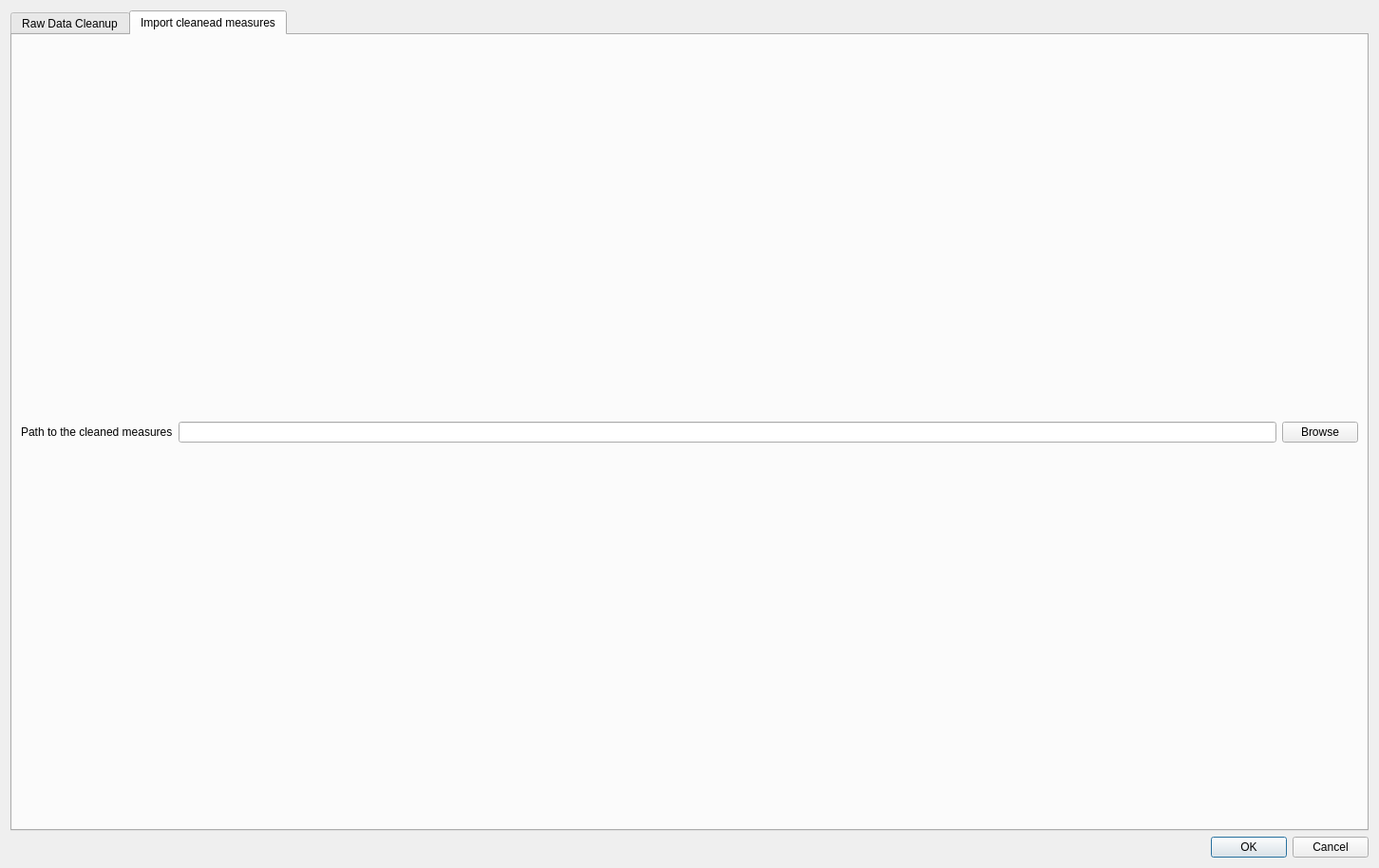
<?xml version="1.0" encoding="UTF-8"?>
<ui version="4.0">
 <class>Dialog</class>
 <widget class="QDialog" name="Dialog">
  <property name="geometry">
   <rect>
    <x>0</x>
    <y>0</y>
    <width>1452</width>
    <height>914</height>
   </rect>
  </property>
  <property name="windowTitle">
   <string>Dialog</string>
  </property>
  <layout class="QVBoxLayout" name="verticalLayout_2">
   <item>
    <layout class="QVBoxLayout" name="verticalLayout" stretch="0,0">
     <item>
      <widget class="QTabWidget" name="tabWidget">
       <property name="currentIndex">
        <number>1</number>
       </property>
       <widget class="QWidget" name="tabCleanRaw">
        <property name="maximumSize">
         <size>
          <width>16777215</width>
          <height>16777215</height>
         </size>
        </property>
        <attribute name="title">
         <string>Raw Data Cleanup</string>
        </attribute>
        <layout class="QHBoxLayout" name="horizontalLayout_2">
         <item>
          <layout class="QHBoxLayout" name="horizontalLayout" stretch="1,0">
           <item>
            <layout class="QVBoxLayout" name="verticalLayout_5">
             <item>
              <widget class="QComboBox" name="comboBoxRawVar"/>
             </item>
             <item>
              <layout class="QVBoxLayout" name="widgetToolBar"/>
             </item>
             <item>
              <layout class="QVBoxLayout" name="widgetRawData"/>
             </item>
            </layout>
           </item>
           <item>
            <layout class="QVBoxLayout" name="verticalLayout_6" stretch="0,0,0,0,0">
             <item>
              <layout class="QVBoxLayout" name="verticalLayout_3">
               <item alignment="Qt::AlignBottom">
                <widget class="QLabel" name="label">
                 <property name="minimumSize">
                  <size>
                   <width>300</width>
                   <height>0</height>
                  </size>
                 </property>
                 <property name="text">
                  <string>Outliers method:</string>
                 </property>
                </widget>
               </item>
               <item>
                <widget class="QRadioButton" name="radioButtonIQR">
                 <property name="text">
                  <string>IQR</string>
                 </property>
                 <attribute name="buttonGroup">
                  <string notr="true">outliersgroup</string>
                 </attribute>
                </widget>
               </item>
               <item>
                <widget class="QRadioButton" name="radioButtonNone">
                 <property name="text">
                  <string>None</string>
                 </property>
                 <property name="checked">
                  <bool>false</bool>
                 </property>
                 <attribute name="buttonGroup">
                  <string notr="true">outliersgroup</string>
                 </attribute>
                </widget>
               </item>
               <item>
                <widget class="QRadioButton" name="radioButtonZScore">
                 <property name="text">
                  <string>Z-score</string>
                 </property>
                 <attribute name="buttonGroup">
                  <string notr="true">outliersgroup</string>
                 </attribute>
                </widget>
               </item>
              </layout>
             </item>
             <item>
              <layout class="QGridLayout" name="gridLayout_4">
               <item row="0" column="0">
                <widget class="QLabel" name="label_2">
                 <property name="text">
                  <string>Starting date:</string>
                 </property>
                </widget>
               </item>
               <item row="1" column="0">
                <widget class="QLabel" name="label_3">
                 <property name="text">
                  <string>End date:</string>
                 </property>
                </widget>
               </item>
               <item row="0" column="1">
                <widget class="QLineEdit" name="lineEdit_3"/>
               </item>
               <item row="1" column="1">
                <widget class="QLineEdit" name="lineEdit_4"/>
               </item>
              </layout>
             </item>
             <item>
              <layout class="QVBoxLayout" name="verticalLayout_9">
               <item>
                <widget class="QRadioButton" name="radioButtonC">
                 <property name="text">
                  <string>Display in °C</string>
                 </property>
                 <property name="checked">
                  <bool>true</bool>
                 </property>
                 <attribute name="buttonGroup">
                  <string notr="true">temperatureGroup</string>
                 </attribute>
                </widget>
               </item>
               <item>
                <widget class="QRadioButton" name="radioButtonF">
                 <property name="text">
                  <string>Display in °F</string>
                 </property>
                 <attribute name="buttonGroup">
                  <string notr="true">temperatureGroup</string>
                 </attribute>
                </widget>
               </item>
               <item>
                <widget class="QRadioButton" name="radioButtonK">
                 <property name="text">
                  <string>Display in K</string>
                 </property>
                 <attribute name="buttonGroup">
                  <string notr="true">temperatureGroup</string>
                 </attribute>
                </widget>
               </item>
              </layout>
             </item>
             <item>
              <widget class="QPushButton" name="pushButtonSelectPoints">
               <property name="text">
                <string>Select points</string>
               </property>
              </widget>
             </item>
             <item>
              <widget class="QPushButton" name="pushButtonResetAll">
               <property name="text">
                <string>Reset</string>
               </property>
              </widget>
             </item>
            </layout>
           </item>
          </layout>
         </item>
        </layout>
       </widget>
       <widget class="QWidget" name="tabImportCleaned">
        <attribute name="title">
         <string>Import cleanead measures</string>
        </attribute>
        <layout class="QVBoxLayout" name="verticalLayout_4">
         <item>
          <layout class="QHBoxLayout" name="horizontalLayout_3">
           <item>
            <widget class="QLabel" name="label_4">
             <property name="text">
              <string>Path to the cleaned measures</string>
             </property>
            </widget>
           </item>
           <item>
            <widget class="QLineEdit" name="lineEditBrowseCleaned">
             <property name="readOnly">
              <bool>true</bool>
             </property>
            </widget>
           </item>
           <item>
            <widget class="QPushButton" name="pushButtonBrowse">
             <property name="text">
              <string>Browse</string>
             </property>
            </widget>
           </item>
          </layout>
         </item>
        </layout>
       </widget>
      </widget>
     </item>
     <item>
      <widget class="QDialogButtonBox" name="buttonBox">
       <property name="orientation">
        <enum>Qt::Horizontal</enum>
       </property>
       <property name="standardButtons">
        <set>QDialogButtonBox::Cancel|QDialogButtonBox::Ok</set>
       </property>
      </widget>
     </item>
    </layout>
   </item>
  </layout>
 </widget>
 <resources/>
 <connections>
  <connection>
   <sender>buttonBox</sender>
   <signal>accepted()</signal>
   <receiver>Dialog</receiver>
   <slot>accept()</slot>
   <hints>
    <hint type="sourcelabel">
     <x>248</x>
     <y>254</y>
    </hint>
    <hint type="destinationlabel">
     <x>157</x>
     <y>274</y>
    </hint>
   </hints>
  </connection>
  <connection>
   <sender>buttonBox</sender>
   <signal>rejected()</signal>
   <receiver>Dialog</receiver>
   <slot>reject()</slot>
   <hints>
    <hint type="sourcelabel">
     <x>316</x>
     <y>260</y>
    </hint>
    <hint type="destinationlabel">
     <x>286</x>
     <y>274</y>
    </hint>
   </hints>
  </connection>
 </connections>
 <buttongroups>
  <buttongroup name="temperatureGroup"/>
  <buttongroup name="outliersgroup"/>
 </buttongroups>
</ui>
